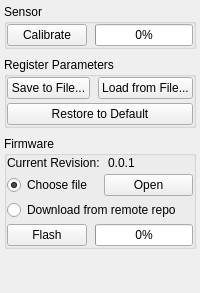
           <widget class="QWidget" name="SystemTab">
            <attribute name="title">
             <string>System</string>
            </attribute>
            <layout class="QVBoxLayout" name="verticalLayout_2">
             <property name="spacing">
              <number>8</number>
             </property>
             <property name="leftMargin">
              <number>4</number>
             </property>
             <property name="topMargin">
              <number>4</number>
             </property>
             <property name="rightMargin">
              <number>4</number>
             </property>
             <property name="bottomMargin">
              <number>4</number>
             </property>
             <item>
              <widget class="QGroupBox" name="SensorGroupBox">
               <property name="title">
                <string>Sensor</string>
               </property>
               <layout class="QGridLayout" name="gridLayout_16">
                <property name="leftMargin">
                 <number>0</number>
                </property>
                <property name="topMargin">
                 <number>0</number>
                </property>
                <property name="rightMargin">
                 <number>0</number>
                </property>
                <property name="bottomMargin">
                 <number>0</number>
                </property>
                <property name="horizontalSpacing">
                 <number>8</number>
                </property>
                <property name="verticalSpacing">
                 <number>4</number>
                </property>
                <item row="0" column="0">
                 <widget class="QPushButton" name="CalibrateBtn">
                  <property name="text">
                   <string>Calibrate</string>
                  </property>
                 </widget>
                </item>
                <item row="0" column="1">
                 <widget class="QProgressBar" name="CalibProgressBar">
                  <property name="visible">
                   <bool>false</bool>
                  </property>
                  <property name="value">
                   <number>0</number>
                  </property>
                 </widget>
                </item>
               </layout>
              </widget>
             </item>
             <item>
              <widget class="QGroupBox" name="RegisterParamsGroupBox">
               <property name="title">
                <string>Register Parameters</string>
               </property>
               <layout class="QGridLayout" name="gridLayout_13">
                <property name="leftMargin">
                 <number>0</number>
                </property>
                <property name="topMargin">
                 <number>0</number>
                </property>
                <property name="rightMargin">
                 <number>0</number>
                </property>
                <property name="bottomMargin">
                 <number>0</number>
                </property>
                <property name="horizontalSpacing">
                 <number>8</number>
                </property>
                <property name="verticalSpacing">
                 <number>4</number>
                </property>
                <item row="0" column="0">
                 <widget class="QPushButton" name="SaveRegBtn">
                  <property name="text">
                   <string>Save to File...</string>
                  </property>
                 </widget>
                </item>
                <item row="0" column="1">
                 <widget class="QPushButton" name="LoadRegBtn">
                  <property name="text">
                   <string>Load from File...</string>
                  </property>
                 </widget>
                </item>
                <item row="1" column="0" colspan="2">
                 <widget class="QPushButton" name="RestoreRegBtn">
                  <property name="text">
                   <string>Restore to Default</string>
                  </property>
                 </widget>
                </item>
               </layout>
              </widget>
             </item>
             <item>
              <widget class="QGroupBox" name="FirmwareGroupBox">
               <property name="title">
                <string>Firmware</string>
               </property>
               <layout class="QVBoxLayout" name="verticalLayout_17">
                <property name="spacing">
                 <number>4</number>
                </property>
                <property name="leftMargin">
                 <number>0</number>
                </property>
                <property name="topMargin">
                 <number>0</number>
                </property>
                <property name="rightMargin">
                 <number>0</number>
                </property>
                <property name="bottomMargin">
                 <number>0</number>
                </property>
                <item>
                 <layout class="QHBoxLayout" name="horizontalLayout_8">
                  <property name="spacing">
                   <number>8</number>
                  </property>
                  <property name="leftMargin">
                   <number>0</number>
                  </property>
                  <property name="topMargin">
                   <number>0</number>
                  </property>
                  <property name="rightMargin">
                   <number>0</number>
                  </property>
                  <property name="bottomMargin">
                   <number>0</number>
                  </property>
                  <item>
                   <widget class="QLabel" name="CurFirmwareRevCaptionLbl">
                    <property name="text">
                     <string>Current Revision:</string>
                    </property>
                   </widget>
                  </item>
                  <item>
                   <widget class="QLabel" name="CurFirmwareRevLabel">
                    <property name="text">
                     <string>0.0.1</string>
                    </property>
                   </widget>
                  </item>
                 </layout>
                </item>
                <item>
                 <layout class="QHBoxLayout" name="horizontalLayout_11">
                  <property name="spacing">
                   <number>8</number>
                  </property>
                  <property name="leftMargin">
                   <number>0</number>
                  </property>
                  <property name="topMargin">
                   <number>0</number>
                  </property>
                  <property name="rightMargin">
                   <number>0</number>
                  </property>
                  <property name="bottomMargin">
                   <number>0</number>
                  </property>
                  <item>
                   <widget class="QRadioButton" name="ChooseFirmwareFileRadioButton">
                    <property name="text">
                     <string>Choose file</string>
                    </property>
                    <property name="checked">
                     <bool>true</bool>
                    </property>
                   </widget>
                  </item>
                  <item>
                   <widget class="QPushButton" name="OpenHexPushButton">
                    <property name="text">
                     <string>Open</string>
                    </property>
                   </widget>
                  </item>
                 </layout>
                </item>
                <item>
                 <widget class="QRadioButton" name="DownloadFirmwareRadioButton">
                  <property name="text">
                   <string>Download from remote repo</string>
                  </property>
                 </widget>
                </item>
                <item>
                 <layout class="QHBoxLayout" name="horizontalLayout_12">
                  <property name="spacing">
                   <number>8</number>
                  </property>
                  <property name="leftMargin">
                   <number>0</number>
                  </property>
                  <property name="topMargin">
                   <number>0</number>
                  </property>
                  <property name="rightMargin">
                   <number>0</number>
                  </property>
                  <property name="bottomMargin">
                   <number>0</number>
                  </property>
                  <item>
                   <widget class="QPushButton" name="FlashPushButton">
                    <property name="text">
                     <string>Flash</string>
                    </property>
                   </widget>
                  </item>
                  <item>
                   <widget class="QProgressBar" name="FlashProgressBar">
                    <property name="value">
                     <number>0</number>
                    </property>
                   </widget>
                  </item>
                 </layout>
                </item>
               </layout>
              </widget>
             </item>
             <item>
              <spacer name="verticalSpacer_14">
               <property name="orientation">
                <enum>Qt::Vertical</enum>
               </property>
               <property name="sizeHint" stdset="0">
                <size>
                 <width>20</width>
                 <height>40</height>
                </size>
               </property>
              </spacer>
             </item>
            </layout>
           </widget>
